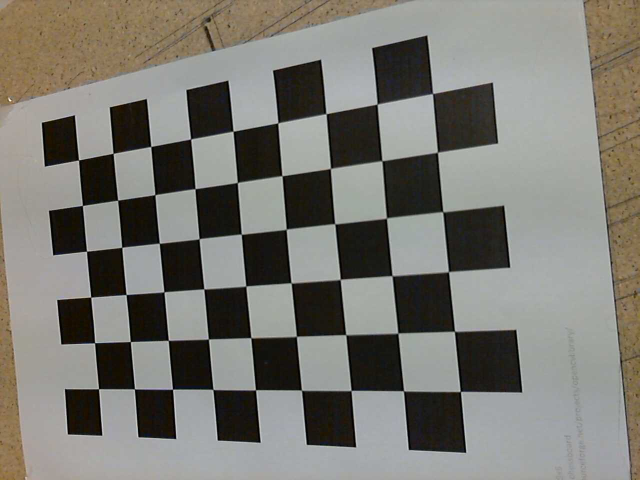
//> input picture images/1.jpg, 1280 x 960 px, given in place of the camera (shown at 1/2 size)
$ ./demo_tracking   (built with g++ and OpenCV 4)
//> lines starting //> are read from the running program, lines starting //| are printed output that depends on the picture; after the words box and inside, x2 and y2 are one past the last pixel; in counts of white or black regions, pixels touching at a corner belong together
//objectTrackingTutorial.cpp

//Written by  Kyle Hounslow 2013

//Permission is hereby granted, free of charge, to any person obtaining a copy of this software and associated documentation files (the "Software")
//, to deal in the Software without restriction, including without limitation the rights to use, copy, modify, merge, publish, distribute, sublicense,
//and/or sell copies of the Software, and to permit persons to whom the Software is furnished to do so, subject to the following conditions:

//The above copyright notice and this permission notice shall be included in all copies or substantial portions of the Software.

//THE SOFTWARE IS PROVIDED "AS IS", WITHOUT WARRANTY OF ANY KIND, EXPRESS OR IMPLIED, INCLUDING BUT NOT LIMITED TO THE WARRANTIES OF MERCHANTABILITY,
//FITNESS FOR A PARTICULAR PURPOSE AND NONINFRINGEMENT. IN NO EVENT SHALL THE AUTHORS OR COPYRIGHT HOLDERS BE LIABLE FOR ANY CLAIM, DAMAGES OR OTHER
//LIABILITY, WHETHER IN AN ACTION OF CONTRACT, TORT OR OTHERWISE, ARISING FROM, OUT OF OR IN CONNECTION WITH THE SOFTWARE OR THE USE OR OTHER DEALINGS
//IN THE SOFTWARE.

#include <opencv2/opencv.hpp>
#include "opencv/highgui.h"
#include "opencv/cv.h"

#include <iostream>
#include <stdlib.h>
#include <stdio.h>

using namespace cv;
//initial min and max HSV filter values.
//these will be changed using trackbars
int H_MIN = 0;
int H_MAX = 255;
int S_MIN = 0;
int S_MAX = 255;
int V_MIN = 0;
int V_MAX = 255;
//default capture width and height
const int FRAME_WIDTH = 640;
const int FRAME_HEIGHT = 480;
//max number of objects to be detected in frame
const int MAX_NUM_OBJECTS=50;
//minimum and maximum object area
const int MIN_OBJECT_AREA = 20*20;
const int MAX_OBJECT_AREA = FRAME_HEIGHT*FRAME_WIDTH/1.5;
//names that will appear at the top of each window
const string windowName = "Original Image";
const string windowName1 = "HSV Image";
const string windowName2 = "Thresholded Image";
const string windowName3 = "After Morphological Operations";
const string trackbarWindowName = "Trackbars";
void on_trackbar( int, void* )
{//This function gets called whenever a
	// trackbar position is changed
}
string intToString(int number){


	std::stringstream ss;
	ss << number;
	return ss.str();
}
void createTrackbars(){
	//create window for trackbars


    namedWindow(trackbarWindowName,0);
	//create memory to store trackbar name on window
	char TrackbarName[50];
	sprintf( TrackbarName, "H_MIN", H_MIN);
	sprintf( TrackbarName, "H_MAX", H_MAX);
	sprintf( TrackbarName, "S_MIN", S_MIN);
	sprintf( TrackbarName, "S_MAX", S_MAX);
	sprintf( TrackbarName, "V_MIN", V_MIN);
	sprintf( TrackbarName, "V_MAX", V_MAX);
	//create trackbars and insert them into window
	//3 parameters are: the address of the variable that is changing when the trackbar is moved(eg.H_LOW),
	//the max value the trackbar can move (eg. H_HIGH),
	//and the function that is called whenever the trackbar is moved(eg. on_trackbar)
	//                                  ---->    ---->     ---->
    createTrackbar( "H_MIN", trackbarWindowName, &H_MIN, H_MAX, on_trackbar );
//> slider 'H_MIN' is set to 51
    createTrackbar( "H_MAX", trackbarWindowName, &H_MAX, H_MAX, on_trackbar );
    createTrackbar( "S_MIN", trackbarWindowName, &S_MIN, S_MAX, on_trackbar );
//> slider 'S_MIN' is set to 51
    createTrackbar( "S_MAX", trackbarWindowName, &S_MAX, S_MAX, on_trackbar );
    createTrackbar( "V_MIN", trackbarWindowName, &V_MIN, V_MAX, on_trackbar );
//> slider 'V_MIN' is set to 51
    createTrackbar( "V_MAX", trackbarWindowName, &V_MAX, V_MAX, on_trackbar );


}
void drawObject(int x, int y,Mat &frame){

	//use some of the openCV drawing functions to draw crosshairs
	//on your tracked image!

    //UPDATE:JUNE 18TH, 2013
    //added 'if' and 'else' statements to prevent
    //memory errors from writing off the screen (ie. (-25,-25) is not within the window!)

	circle(frame,Point(x,y),20,Scalar(0,255,0),2);
    if(y-25>0)
    line(frame,Point(x,y),Point(x,y-25),Scalar(0,255,0),2);
    else line(frame,Point(x,y),Point(x,0),Scalar(0,255,0),2);
    if(y+25<FRAME_HEIGHT)
    line(frame,Point(x,y),Point(x,y+25),Scalar(0,255,0),2);
    else line(frame,Point(x,y),Point(x,FRAME_HEIGHT),Scalar(0,255,0),2);
    if(x-25>0)
    line(frame,Point(x,y),Point(x-25,y),Scalar(0,255,0),2);
    else line(frame,Point(x,y),Point(0,y),Scalar(0,255,0),2);
    if(x+25<FRAME_WIDTH)
    line(frame,Point(x,y),Point(x+25,y),Scalar(0,255,0),2);
    else line(frame,Point(x,y),Point(FRAME_WIDTH,y),Scalar(0,255,0),2);

	putText(frame,intToString(x)+","+intToString(y),Point(x,y+30),1,1,Scalar(0,255,0),2);

}
void morphOps(Mat &thresh){

	//create structuring element that will be used to "dilate" and "erode" image.
	//the element chosen here is a 3px by 3px rectangle

	Mat erodeElement = getStructuringElement( MORPH_RECT,Size(3,3));
    //dilate with larger element so make sure object is nicely visible
	Mat dilateElement = getStructuringElement( MORPH_RECT,Size(8,8));

	erode(thresh,thresh,erodeElement);
	erode(thresh,thresh,erodeElement);


	dilate(thresh,thresh,dilateElement);


}
void trackFilteredObject(int &x, int &y, Mat threshold, Mat &cameraFeed){

	Mat temp;
	threshold.copyTo(temp);
	//these two vectors needed for output of findContours
	vector< vector<Point> > contours;
	vector<Vec4i> hierarchy;
	//find contours of filtered image using openCV findContours function
	findContours(temp,contours,hierarchy,CV_RETR_CCOMP,CV_CHAIN_APPROX_SIMPLE );
	//use moments method to find our filtered object
	double refArea = 0;
	bool objectFound = false;
	if (hierarchy.size() > 0) {
		int numObjects = hierarchy.size();
        //if number of objects greater than MAX_NUM_OBJECTS we have a noisy filter
        if(numObjects<MAX_NUM_OBJECTS){
			for (int index = 0; index >= 0; index = hierarchy[index][0]) {

				Moments moment = moments((cv::Mat)contours[index]);
				double area = moment.m00;

				//if the area is less than 20 px by 20px then it is probably just noise
				//if the area is the same as the 3/2 of the image size, probably just a bad filter
				//we only want the object with the largest area so we safe a reference area each
				//iteration and compare it to the area in the next iteration.
                if(area>MIN_OBJECT_AREA && area<MAX_OBJECT_AREA && area>refArea){
					x = moment.m10/area;
					y = moment.m01/area;
					objectFound = true;
					refArea = area;
				}else objectFound = false;


			}
			//let user know you found an object
			if(objectFound ==true){
				putText(cameraFeed,"Tracking Object",Point(0,50),2,1,Scalar(0,255,0),2);
				//draw object location on screen
				drawObject(x,y,cameraFeed);}

		}else putText(cameraFeed,"TOO MUCH NOISE! ADJUST FILTER",Point(0,50),1,2,Scalar(0,0,255),2);
	}
}
int main(int argc, char* argv[])
{
	//some boolean variables for different functionality within this
	//program
    bool trackObjects = true;
    bool useMorphOps = true;
	//Matrix to store each frame of the webcam feed
	Mat cameraFeed;
	//matrix storage for HSV image
	Mat HSV;
	//matrix storage for binary threshold image
	Mat threshold;
	//x and y values for the location of the object
	int x=0, y=0;
	//create slider bars for HSV filtering
	createTrackbars();
	//video capture object to acquire webcam feed
	VideoCapture capture;
	//open capture object at location zero (default location for webcam)
	capture.open(0);
	//set height and width of capture frame
	capture.set(CV_CAP_PROP_FRAME_WIDTH,FRAME_WIDTH);
	capture.set(CV_CAP_PROP_FRAME_HEIGHT,FRAME_HEIGHT);
	//start an infinite loop where webcam feed is copied to cameraFeed matrix
	//all of our operations will be performed within this loop
	while(1){
		//store image to matrix
		capture.read(cameraFeed);
//> cameraFeed is the input picture: 960 rows x 1280 cols, CV_8UC3; mean B, G, R 113.8, 120.7, 122.3
		//convert frame from BGR to HSV colorspace
		cvtColor(cameraFeed,HSV,COLOR_BGR2HSV);
//> HSV: 960 rows x 1280 cols, CV_8UC3; mean H, S, V 49.1, 42.9, 124.8
		//filter HSV image between values and store filtered image to
		//threshold matrix
		inRange(HSV,Scalar(H_MIN,S_MIN,V_MIN),Scalar(H_MAX,S_MAX,V_MAX),threshold);
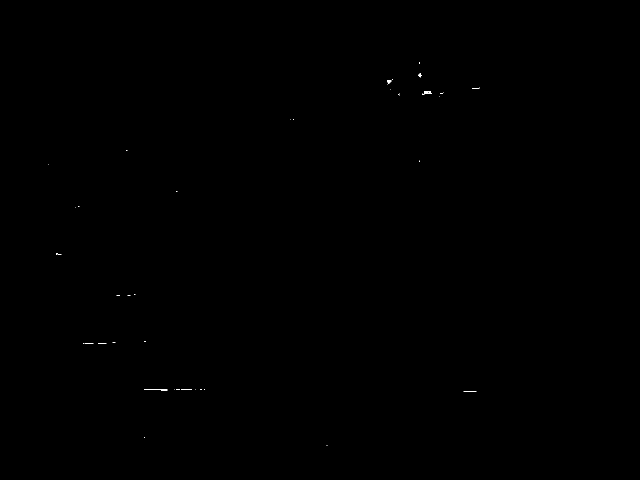
//> threshold: 960 rows x 1280 cols, CV_8UC1 (shown at 1/2 size); 0.03% white in thin lines or dots, all inside (x1, y1, x2, y2) = (97, 124, 959, 892)
		//perform morphological operations on thresholded image to eliminate noise
		//and emphasize the filtered object(s)
		if(useMorphOps)
		morphOps(threshold);
//> in morphOps, `erode(thresh,thresh,erodeElement);`: thresh: 960 rows x 1280 cols, CV_8UC1; 0% white in thin lines or dots, all inside (x1, y1, x2, y2) = (776, 149, 860, 187)
//> in morphOps, `erode(thresh,thresh,erodeElement);`: thresh: 960 rows x 1280 cols, CV_8UC1; 0% white in thin lines or dots, all inside (x1, y1, x2, y2) = (777, 162, 778, 163)
//> in morphOps, `dilate(thresh,thresh,dilateElement);`: thresh: 960 rows x 1280 cols, CV_8UC1; 0.01% white; 1 white region
		//pass in thresholded frame to our object tracking function
		//this function will return the x and y coordinates of the
		//filtered object
		if(trackObjects)
			trackFilteredObject(x,y,threshold,cameraFeed);
//> in trackFilteredObject, `findContours(temp,contours,hierarchy,CV_RETR_CCOMP,CV_CHAIN_APPROX_SIM..`: contours = 1 contour; box (x1, y1, x2, y2) and area: (774, 159, 782, 167) 49
//> in trackFilteredObject, `int numObjects = hierarchy.size();`: numObjects = 1
//> the loop in trackFilteredObject, `for (int index = 0; index >= 0; index = hierarchy[index][0])` made 1 pass
//> area on pass 1: 49
//> after the loop in trackFilteredObject, `for (int index = 0; index >= 0; index = hierarchy[index][0])`: x = 0; objectFound = false; refArea = 0

		//show frames
		imshow(windowName2,threshold);
		imshow(windowName,cameraFeed);
		//imshow(windowName1,HSV);


		//delay 30ms so that screen can refresh.
		//image will not appear without this waitKey() command
		waitKey(30);
	}


	return 0;
}

$ run again, on images/10.jpg
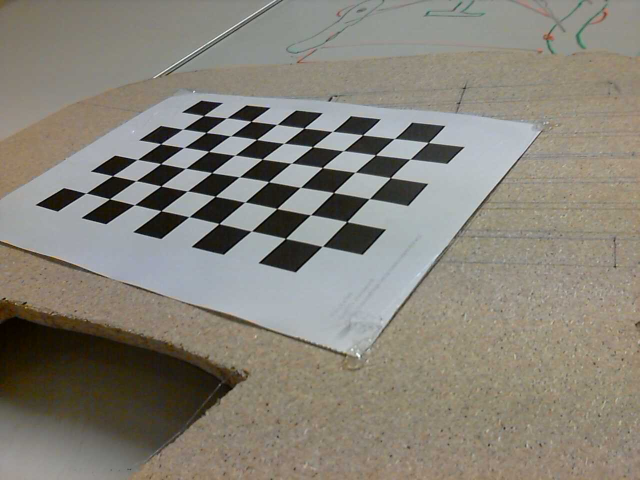
//> input picture images/10.jpg, 1280 x 960 px, given in place of the camera (shown at 1/2 size)
//> cameraFeed is the input picture: 960 rows x 1280 cols, CV_8UC3; mean B, G, R 120.2, 130.3, 134.4
//> HSV: 960 rows x 1280 cols, CV_8UC3; mean H, S, V 41.4, 44.9, 137.3
//> `inRange(HSV,Scalar(H_MIN,S_MIN,V_MIN),Scalar(H_MAX,S_MAX,V_MAX),thresh..`:
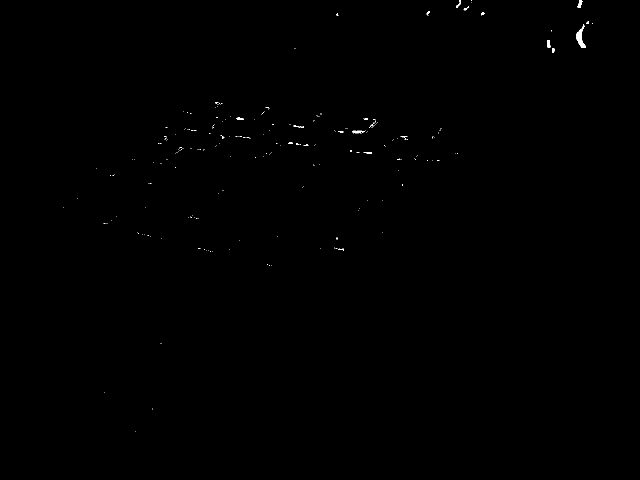
//> threshold: 960 rows x 1280 cols, CV_8UC1 (shown at 1/2 size); 0.13% white; 219 white regions (200 under 20 px), largest, box (x1, y1, x2, y2) and area: (1153, 49, 1172, 96) 379, (1155, 0, 1165, 15) 96, (705, 261, 729, 267) 95
//> contours = 4 contours; box (x1, y1, x2, y2) and area: (1152, 60, 1173, 98) 446, (1155, 0, 1166, 17) 135, (1093, 80, 1102, 97) 122, (1103, 96, 1111, 105) 56
//> numObjects = 4
//> the loop in trackFilteredObject, `for (int index = 0; index >= 0; index = hierarchy[index][0])` made 4 passes
//> (area, x, y, refArea) on pass 3: (446, 1160, 79, 446)
//> after the loop in trackFilteredObject, `for (int index = 0; index >= 0; index = hierarchy[index][0])`: x = 1160; y = 79; objectFound = false; refArea = 446
//> `trackFilteredObject(x,y,threshold,cameraFeed);`: x = 1160; y = 79
